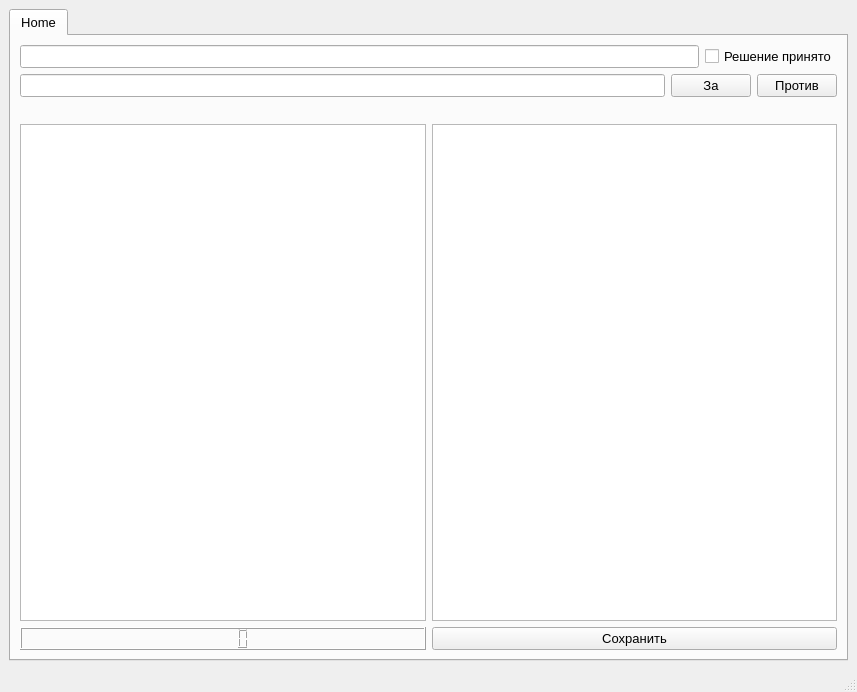
<?xml version="1.0" encoding="UTF-8"?>
<ui version="4.0">
 <class>mainWindow</class>
 <widget class="QMainWindow" name="mainWindow">
  <property name="geometry">
   <rect>
    <x>0</x>
    <y>0</y>
    <width>857</width>
    <height>692</height>
   </rect>
  </property>
  <property name="font">
   <font>
    <pointsize>10</pointsize>
    <weight>50</weight>
    <bold>false</bold>
   </font>
  </property>
  <property name="windowTitle">
   <string>План 3.v.</string>
  </property>
  <widget class="QWidget" name="centralwidget">
   <layout class="QHBoxLayout" name="horizontalLayout_5">
    <item>
     <widget class="QTabWidget" name="tabWidget">
      <property name="currentIndex">
       <number>0</number>
      </property>
      <widget class="QWidget" name="tab">
       <attribute name="title">
        <string>Home</string>
       </attribute>
       <layout class="QVBoxLayout" name="verticalLayout_2">
        <item>
         <layout class="QVBoxLayout" name="verticalLayout">
          <item>
           <layout class="QHBoxLayout" name="horizontalLayout">
            <item>
             <widget class="QLineEdit" name="lineEdit"/>
            </item>
            <item>
             <widget class="QCheckBox" name="checkBox">
              <property name="text">
               <string>Решение принято</string>
              </property>
             </widget>
            </item>
           </layout>
          </item>
          <item>
           <layout class="QHBoxLayout" name="horizontalLayout_2">
            <item>
             <widget class="QLineEdit" name="lineEdit_2"/>
            </item>
            <item>
             <widget class="QPushButton" name="pushButton">
              <property name="text">
               <string>За</string>
              </property>
             </widget>
            </item>
            <item>
             <widget class="QPushButton" name="pushButton_2">
              <property name="text">
               <string>Против</string>
              </property>
             </widget>
            </item>
           </layout>
          </item>
          <item>
           <widget class="QLabel" name="label">
            <property name="text">
             <string/>
            </property>
           </widget>
          </item>
          <item>
           <layout class="QHBoxLayout" name="horizontalLayout_3">
            <item>
             <widget class="QListWidget" name="listWidget"/>
            </item>
            <item>
             <widget class="QListWidget" name="listWidget_2"/>
            </item>
           </layout>
          </item>
          <item>
           <layout class="QHBoxLayout" name="horizontalLayout_4">
            <item>
             <widget class="QLCDNumber" name="lcdNumber"/>
            </item>
            <item>
             <widget class="QPushButton" name="pushButton_3">
              <property name="text">
               <string>Сохранить</string>
              </property>
             </widget>
            </item>
           </layout>
          </item>
         </layout>
        </item>
       </layout>
      </widget>
     </widget>
    </item>
   </layout>
  </widget>
  <widget class="QMenuBar" name="menubar">
   <property name="geometry">
    <rect>
     <x>0</x>
     <y>0</y>
     <width>857</width>
     <height>24</height>
    </rect>
   </property>
  </widget>
  <widget class="QStatusBar" name="statusbar"/>
 </widget>
 <resources/>
 <connections/>
</ui>
